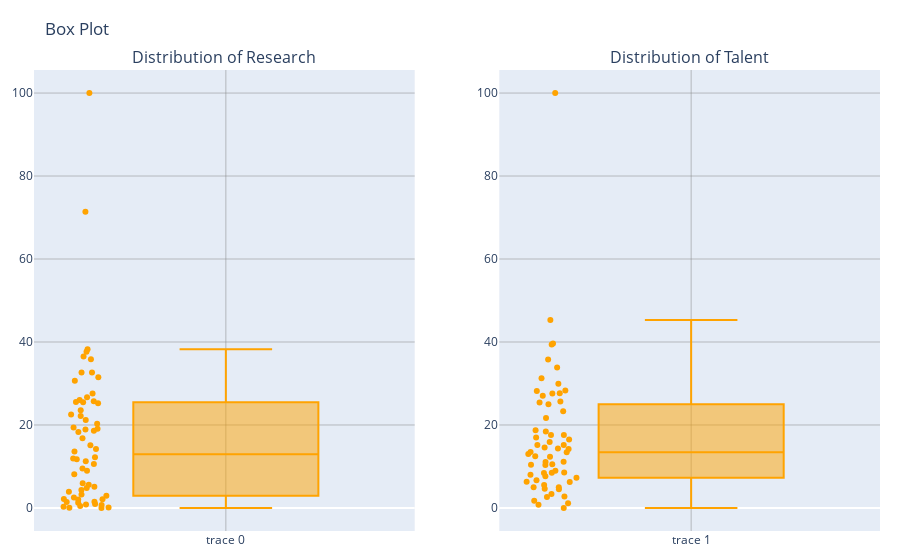

Notebook code for this chart:
### Code cell
# BOX PLOT SYNTAX IN PLOTLY

columns = ['Research', 'Talent']

# Create figure with subplots and titles
fig = make_subplots(rows=1, cols=2, subplot_titles=[f'Distribution of {col}' for col in columns])

# Add box plots with mean markers for each column
for i, col in enumerate(columns):
    fig.add_trace(
        go.Box(
            y=df[col],  # Note: y-axis for horizontal box plots
            boxpoints='all',  # Show all points
            marker_color="#ffa300",
            showlegend=False
        ),
        row=1, col=i+1
    )
# Set overall title and axes labels
fig.update_layout(
    title_text='Box Plot',
    margin=dict(l=20, r=20, b=20, t=70)
)

fig.update_xaxes(showgrid=True, gridwidth=0.5, gridcolor="gray")
fig.update_yaxes(showgrid=True, gridwidth=0.5, gridcolor="gray")

fig.show()

### Figure 1 — Plotly figure (JSON) as saved in the notebook; plotly's stock layout.template omitted (floating-point values rounded to 4 significant figures)
{"data": [{"boxpoints": "all", "marker": {"color": "#ffa300"}, "showlegend": false, "type": "box", "xaxis": "x", "y": [100, 71.42, 36.5, 30.67, 32.63, 37.67, 26.66, 25.54, 35.84, 25.48, 32.63, 16.79, 25.21, 26.01, 19.39, 22.51, 18.92, 38.24, 27.61, 31.51, 18.6, 23.56, 11.75, 25.71, 21.18, 13.63, 22.15, 10.6, 19.1, 12.23, 20.3, 14.21, 5.96, 5.13, 8.96, 11.26, 18.29, 3.22, 4.83, 15.12, 2.97, 4.31, 5.57, 8.11, 1.49, 1.25, 11.94, 9.53, 0, 0.73, 2.53, 2.03, 0.98, 3.9, 0.83, 1.46, 0.28, 0.12, 2.08, 0.07, 0.45, 2.17], "yaxis": "y"}, {"boxpoints": "all", "marker": {"color": "#ffa300"}, "showlegend": false, "type": "box", "xaxis": "x2", "y": [100, 16.51, 39.65, 31.28, 35.76, 39.38, 14.54, 33.83, 27.63, 28.32, 25.43, 29.93, 24.99, 27.07, 21.66, 15.18, 45.27, 25.63, 28.21, 17.56, 17.61, 16.97, 18.74, 12.34, 27.61, 4.49, 15.17, 14.21, 13.02, 23.3, 11.09, 12.46, 15.87, 2.65, 13.43, 11.11, 18.45, 14.3, 13.46, 7.62, 8.55, 10.34, 10.44, 1.72, 10.56, 8.4, 0, 8.49, 4.97, 7.28, 4.99, 6.34, 5.51, 8.94, 4.61, 3.36, 6.69, 6.27, 1.11, 0.75, 2.74, 8], "yaxis": "y2"}], "layout": {"annotations": [{"font": {"size": 16}, "showarrow": false, "text": "Distribution of Research", "x": 0.225, "xanchor": "center", "xref": "paper", "y": 1, "yanchor": "bottom", "yref": "paper"}, {"font": {"size": 16}, "showarrow": false, "text": "Distribution of Talent", "x": 0.775, "xanchor": "center", "xref": "paper", "y": 1, "yanchor": "bottom", "yref": "paper"}], "margin": {"b": 20, "l": 20, "r": 20, "t": 70}, "title": {"text": "Box Plot"}, "xaxis": {"anchor": "y", "domain": [0, 0.45], "gridcolor": "gray", "gridwidth": 0.5, "showgrid": true}, "xaxis2": {"anchor": "y2", "domain": [0.55, 1], "gridcolor": "gray", "gridwidth": 0.5, "showgrid": true}, "yaxis": {"anchor": "x", "domain": [0, 1], "gridcolor": "gray", "gridwidth": 0.5, "showgrid": true}, "yaxis2": {"anchor": "x2", "domain": [0, 1], "gridcolor": "gray", "gridwidth": 0.5, "showgrid": true}}}
